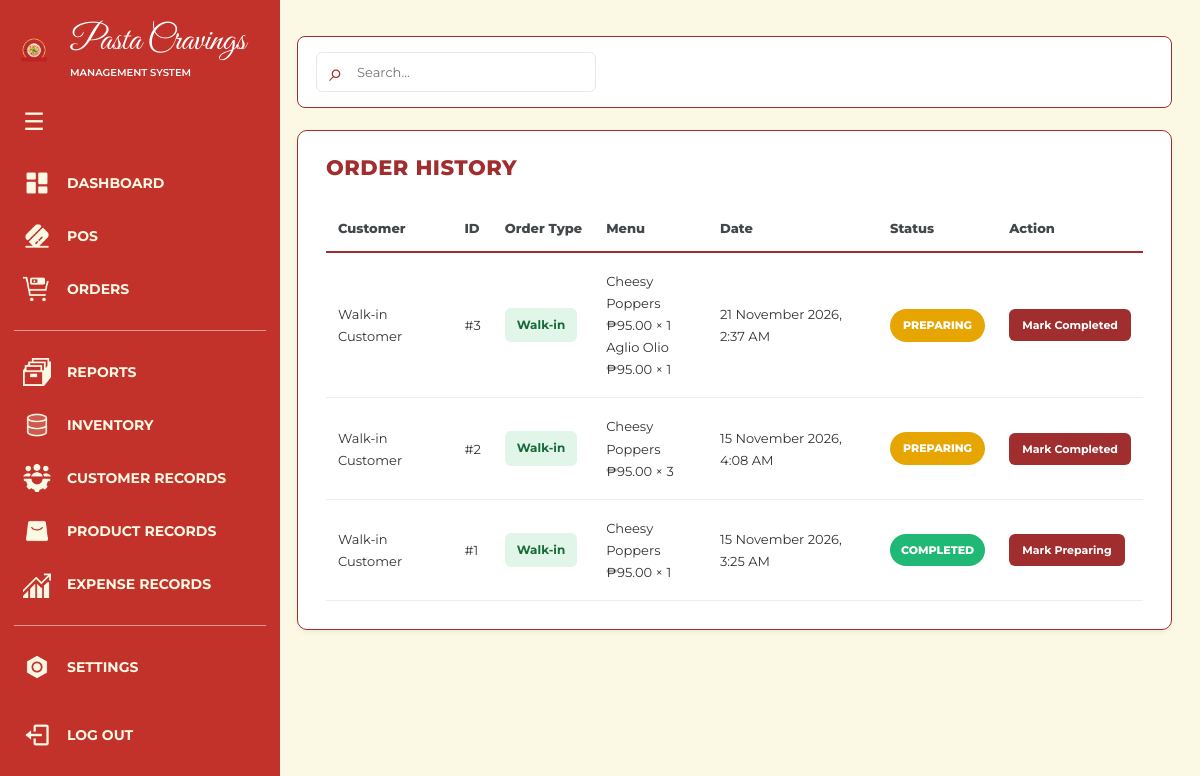
Before: /orders/ (signed in) with the older database file.
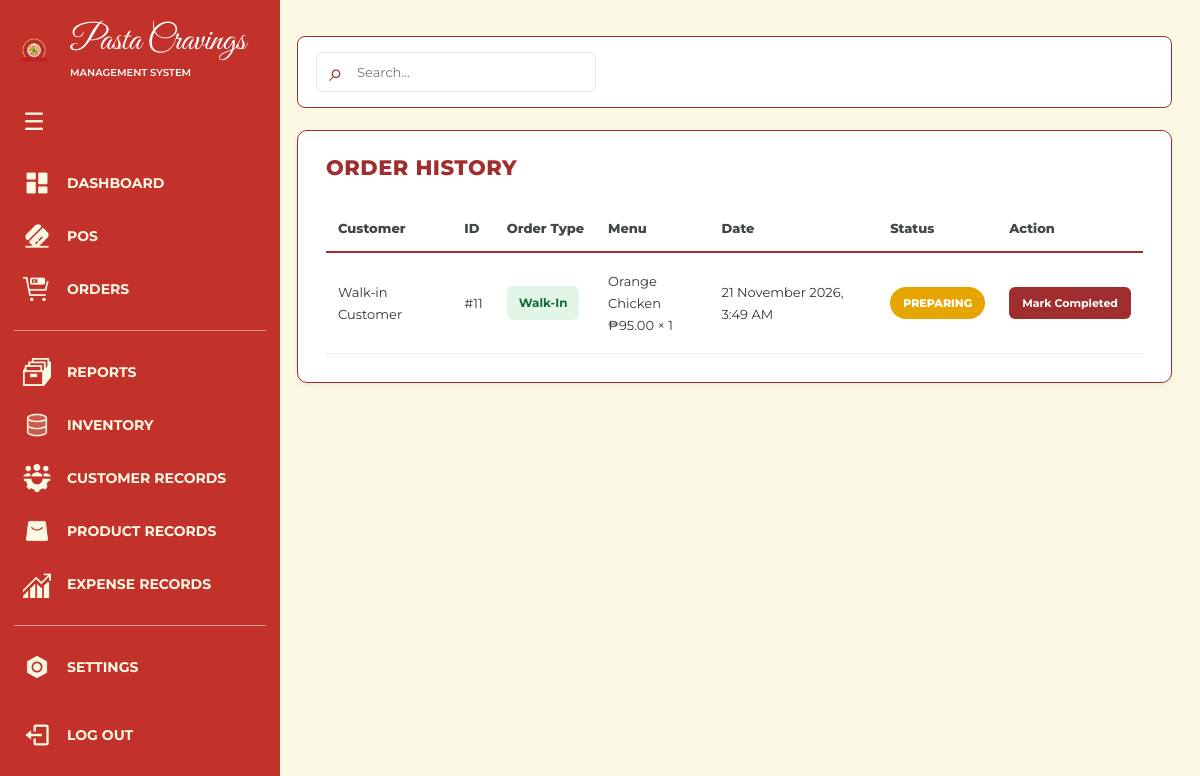
After: the same page with the newer database file.
### apps/orders/models.py (models this page shows, shortened)
class Order(models.Model):
    class Status(models.TextChoices):
        PREPARING = "PREPARING", "Preparing"
        COMPLETED = "COMPLETED", "Completed"
    customer = models.ForeignKey(
        Customer,
        on_delete=models.CASCADE,
        null=True,
        blank=True,
        related_name="orders"
    )
    customer_name = models.CharField(
        max_length=150,
        default="Walk-in Customer"
    )
    order_date = models.DateTimeField(auto_now_add=True)
    status = models.CharField(
        max_length=20,
        choices=Status.choices,
        default=Status.PREPARING
    )
    payment_method = models.CharField(
        max_length=50,
        default="Cash"
    )
    order_type = models.CharField(
        max_length=20,
        default="Dine In"
    )
    subtotal = models.DecimalField(
        max_digits=10,
        decimal_places=2,
        default=Decimal("0.00")
    )
    service_charge = models.DecimalField(
        max_digits=10,
        decimal_places=2,
        default=Decimal("0.00")
    )
    ppn = models.DecimalField(
        max_digits=10,
        decimal_places=2,
        default=Decimal("0.00")
    )
    total_amount = models.DecimalField(
        max_digits=10,
        decimal_places=2,
        default=Decimal("0.00")
    )
    cash_received = models.DecimalField(
        max_digits=10,
        decimal_places=2,
        default=Decimal("0.00")
    )
    change_amount = models.DecimalField(
        max_digits=10,
        decimal_places=2,
        default=Decimal("0.00")
    )

class OrderItem(models.Model):
    order = models.ForeignKey(
        Order,
        on_delete=models.CASCADE,
        related_name="items"
    )
    product_name = models.CharField(max_length=150)
    quantity = models.PositiveIntegerField(
        validators=[MinValueValidator(1)]
    )
    unit_price = models.DecimalField(
        max_digits=10,
        decimal_places=2,
        validators=[MinValueValidator(0)]
    )

### apps/orders/views.py (the view)
# urls.py: path("", views.orders, name="orders"),
@login_required
def orders(request):
    order_list = Order.objects.prefetch_related(
        "items"
    ).order_by("-order_date")
    return render(request, "orders.html", {
        "orders": order_list
    })

### templates/orders.html (shortened to what this page needs)
{% extends "base.html" %}
{% load static %}
{% block extra_css %}
<link rel="stylesheet" href="{% static 'css/orders.css' %}">
{% endblock %}
{% block navbar %}
    {% include "components/navbar_database.html" %}
{% endblock %}
{% block content %}
<main class="main">
    <header class="topbar">
        <label class="search-box">
            <span class="search-icon">⌕</span>
            <input type="search" placeholder="Search...">
        </label>
    </header>
    <section class="order-history">
        <h2>ORDER HISTORY</h2>
        <div class="table-container">
            <table>
                <thead>
                    <tr>
                        <th>Customer</th>
                        <th>ID</th>
                        <th>Order Type</th>
                        <th>Menu</th>
                        <th>Date</th>
                        <th>Status</th>
                        <th>Action</th>
                    </tr>
                </thead>
                <tbody>
                    {% for order in orders %}
                    <tr>
                        <td>{{ order.customer_name }}</td>
                        <td>#{{ order.id }}</td>
                        <td>
                            <span class="order-type {{ order.order_type|lower|slugify }}">
                                {{ order.order_type }}
                            </span>
                        </td>
                        <td>
                            {% for item in order.items.all %}
                                {{ item.product_name }}<br>
                                ₱{{ item.unit_price|floatformat:2 }} × {{ item.quantity }}
                                {% if not forloop.last %}<br>{% endif %}
                            {% empty %}
                                No items
                            {% endfor %}
                        </td>
                        <td>{{ order.order_date|date:"d F Y, g:i A" }}</td>
                        <td>
                            <span class="status {{ order.status|lower }}">
                                {{ order.get_status_display|upper }}
                            </span>
                        </td>
                        <td>
                            {% if order.status == "PREPARING" or order.status == "COMPLETED" %}
                                <form class="status-form"
                                      action="{% url 'toggle_order_status' order.id %}"
                                      method="post">
                                    <button type="submit" class="status-toggle">
                                        {% if order.status == "PREPARING" %}
                                            Mark Completed
                                        {% else %}
                                            Mark Preparing
                                        {% endif %}
                                    </button>
                                </form>
                            {% else %}
                                —
                            {% endif %}
                        </td>
                    </tr>
                    {% empty %}
                    <tr>
                        <td colspan="7" class="empty-orders">
                            No orders found.
                        </td>
                    </tr>
                    {% endfor %}
                </tbody>
            </table>
        </div>
    </section>
</main>
{% endblock %}

### templates/base.html (shortened to what this page needs)
{% load static %}
<!DOCTYPE html>
<html lang="en">
<head>
    <link rel="stylesheet" href="{% static 'css/components/navbar.css' %}">
    <link rel="stylesheet" href="{% static 'css/components/footer.css' %}">
    {% block extra_css %}{% endblock %}
</head>
<body>
    <div class="page-layout">
        {% block navbar %}{% endblock %}
        {% block content %}{% endblock %}
    </div>
</body>
</html>

### templates/components/navbar_database.html (shortened to what this page needs)
{% load static %}
<link rel="stylesheet" href="{% static 'css/components/navbar_database.css' %}">
<aside class="sidebar" id="databaseSidebar">
    <div class="sidebar-brand">
        <img src="{% static 'images/logo.png' %}" alt="Pasta Cravings Logo" class="sidebar-logo">
        <div class="sidebar-brand-text">
            <h1>Pasta Cravings</h1>
            <p>MANAGEMENT SYSTEM</p>
        </div>
    </div>
    <button type="button" class="sidebar-toggle"
            id="sidebarToggle" aria-label="Toggle sidebar"
            aria-expanded="false">
        <span>☰</span>
    </button>
    <nav class="sidebar-nav">
        <a href="{% url 'dashboard' %}" class="nav-link" title="Dashboard">
            <img src="{% static 'icons/dashboard.png' %}" alt="">
            <span>DASHBOARD</span>
        </a>
        <a href="{% url 'pos:pos' %}" class="nav-link">
            <img src="{% static 'icons/pos.png' %}" alt="">
            <span>POS</span>
        </a>
        <a href="{% url 'orders' %}" class="nav-link" title="Orders">
            <img src="{% static 'icons/orders.png' %}" alt="">
            <span>ORDERS</span>
        </a>
        <div class="nav-divider"></div>
        <a href="{% url 'reports' %}" class="nav-link" title="Reports">
            <img src="{% static 'icons/reports.png' %}" alt="">
            <span>REPORTS</span>
        </a>
        <a href="{% url 'inventory' %}" class="nav-link" title="Inventory">
            <img src="{% static 'icons/inventory.png' %}" alt="">
            <span>INVENTORY</span>
        </a>
        <a href="{% url 'customer' %}" class="nav-link" title="Customer Records">
            <img src="{% static 'icons/customer_records.png' %}" alt="">
            <span>CUSTOMER RECORDS</span>
        </a>
        <a href="{% url 'product' %}" class="nav-link" title="Product Records">
            <img src="{% static 'icons/product_records.png' %}" alt="">
            <span>PRODUCT RECORDS</span>
        </a>
        <a href="{% url 'expenses:expenses' %}" class="nav-link" title="Expense Records">
            <img src="{% static 'icons/expense_records.png' %}" alt="">
            <span>EXPENSE RECORDS</span>
        </a>
        <div class="nav-divider"></div>
        <a href="{% url 'system_settings:settings' %}" class="nav-link" title="Settings">
            <img src="{% static 'icons/settings.png' %}" alt="">
            <span>SETTINGS</span>
        </a>
    </nav>
    <form method="POST" action="{% url 'logout' %}" class="sidebar-logout">
        <button type="submit" class="nav-link logout-button" title="Log Out">
            <img src="{% static 'icons/log_out.png' %}" alt="">
            <span>LOG OUT</span>
        </button>
    </form>
</aside>

### static/css/orders.css (style rules this page uses)
* { box-sizing: border-box; }
html, body { margin: 0; padding: 0; width: 100%; min-height: 100%; background: #FBF9E4; }
.main { min-height: 100vh; padding: 36px 28px 30px 95px; background: #FBF9E4; font-family: 'Montserrat', sans-serif; transition: padding-left .35s cubic-bezier(.22, 1, .36, 1); }
.topbar { min-height: 72px; padding: 15px 18px; margin-bottom: 22px; display: flex; align-items: center; background: #fff; border: 1.5px solid #A02E2F; border-radius: 8px; }
.search-box { width: 280px; height: 40px; padding: 0 12px; display: flex; align-items: center; gap: 12px; background: #fff; border: 1px solid #E5E7EE; border-radius: 6px; }
.search-icon { color: #A02E2F; font-size: 25px; }
.search-box input { width: 100%; border: none; outline: none; background: transparent; font-family: inherit; font-size: 13px; }
.order-history { padding: 24px 28px 28px; background: #fff; border: 1.5px solid #A02E2F; border-radius: 10px; box-shadow: 0 2px 5px #00000010; }
.order-history h2 { margin: 0 0 25px; color: #A02E2F; font-size: 21px; font-weight: 800; letter-spacing: .5px; }
.table-container { width: 100%; overflow-x: auto; }
table { width: 100%; border-collapse: collapse; text-align: left; }
th { padding: 15px 12px; color: #42474A; background: #fff; border-bottom: 2px solid #A02E2F; font-size: 13px; font-weight: 800; white-space: nowrap; }
td { padding: 17px 12px; color: #333; border-bottom: 1px solid #eee; font-size: 13px; line-height: 1.7; }
.order-type { display: inline-block; padding: 7px 12px; border-radius: 6px; font-size: 12px; font-weight: 700; white-space: nowrap; }
.order-type.walk-in { color: #176B3A; background: #E1F5E8; }
.status { display: inline-block; min-width: 95px; padding: 7px 11px; border-radius: 20px; color: #fff; text-align: center; font-size: 11px; font-weight: 800; white-space: nowrap; }
.preparing { background: #E6A500; }
.status-toggle { padding: 9px 13px; border: none; border-radius: 6px; background: #A02E2F; color: #fff; font-family: inherit; font-size: 11px; font-weight: 700; cursor: pointer; white-space: nowrap; transition: background .2s ease, transform .15s ease; }

### static/css/components/navbar_database.css (style rules this page uses)
* { box-sizing: border-box; }
.sidebar { position: fixed; top: 0; left: 0; z-index: 1000; width: 78px; height: 100vh; overflow-x: hidden; overflow-y: auto; padding: 22px 12px; background: #C2312A; transition: width .35s cubic-bezier(.22, 1, .36, 1); }
.sidebar-brand { display: flex; align-items: center; gap: 14px; min-height: 48px; margin-bottom: 22px; white-space: nowrap; }
.sidebar-logo, .nav-link img, .nav-heading img, .logout-button img { flex-shrink: 0; object-fit: contain; }
.sidebar-logo { width: 44px; height: 44px; }
.sidebar-brand-text, .nav-link span, .nav-heading span, .logout-button span { opacity: 0; visibility: hidden; transition: opacity .15s ease; }
.sidebar-brand h1 { margin: 0; color: white; font: 400 35px/1.1 'Great Vibes', cursive; }
.sidebar-brand p { margin: 5px 0 0; color: white; font: 600 10px 'Montserrat', sans-serif; }
.sidebar-toggle, .nav-link, .nav-heading, .logout-button { display: flex; align-items: center; gap: 16px; color: #FBF9E4; border-radius: 8px; white-space: nowrap; }
.sidebar-toggle { justify-content: center; width: 44px; height: 42px; margin-bottom: 16px; border: none; background: transparent; font-size: 24px; cursor: pointer; }
.sidebar-nav { display: flex; flex-direction: column; gap: 5px; }
.nav-link, .nav-heading, .logout-button { width: 100%; min-height: 48px; padding: 10px 11px; font: 700 14px 'Montserrat', sans-serif; text-decoration: none; }
.nav-link img, .nav-heading img, .logout-button img { width: 28px; height: 28px; }
.sidebar-toggle, .nav-link, .logout-button { transition: background-color .2s ease; }
.nav-divider { height: 1px; flex-shrink: 0; margin: 12px 2px; background: rgba(255, 255, 255, .5); }
.sidebar-logout { width: 100%; margin-top: 20px; }
.logout-button { appearance: none; -webkit-appearance: none; border: none; outline: none; box-shadow: none; background: transparent; text-align: left; cursor: pointer; }

Changed rows visible on the page:
removed Order: customer_name "Walk-in Customer", id "3", order_type "Walk-in", order_date "21 November 2026, 2:37 AM", status "PREPARING", shows "Mark Completed"
removed OrderItem: product_name "Cheesy Poppers", unit_price "95.00", quantity "1", shown under "Walk-in Customer"
removed OrderItem: product_name "Aglio Olio", unit_price "95.00", quantity "1", shown under "Walk-in Customer"
removed Order: customer_name "Walk-in Customer", id "2", order_type "Walk-in", order_date "15 November 2026, 4:08 AM", status "PREPARING", shows "Mark Completed"
removed OrderItem: product_name "Cheesy Poppers", unit_price "95.00", quantity "3", shown under "Walk-in Customer"
removed Order: customer_name "Walk-in Customer", id "1", order_type "Walk-in", order_date "15 November 2026, 3:25 AM", status "COMPLETED", shows "Mark Preparing"
removed OrderItem: product_name "Cheesy Poppers", unit_price "95.00", quantity "1", shown under "Walk-in Customer"
added Order: customer_name "Walk-in Customer", id "11", order_type "Walk-In", order_date "21 November 2026, 3:49 AM", status "PREPARING", shows "Mark Completed"
added OrderItem: product_name "Orange Chicken", unit_price "95.00", quantity "1", shown under "Walk-in Customer"
